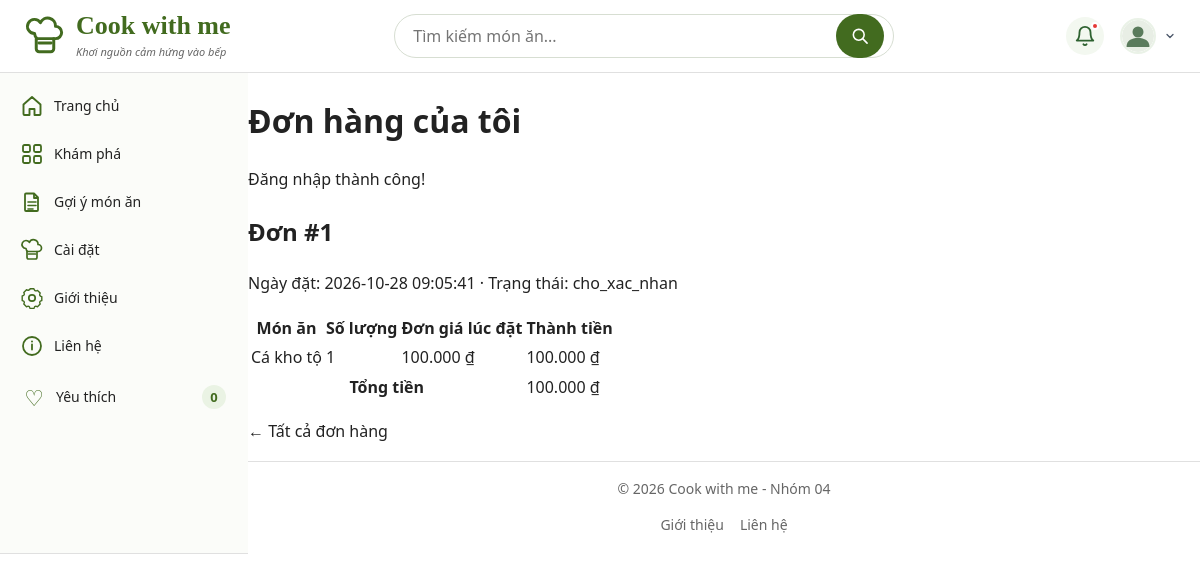
The app's page /don-hang.php?id=1 (signed in) with its own data.
### tables this page shows
CREATE TABLE don_hang (
    id INT UNSIGNED AUTO_INCREMENT PRIMARY KEY,
    nguoi_dung_id INT UNSIGNED NOT NULL,
    trang_thai ENUM(
        'cho_xac_nhan',
        'da_xac_nhan',
        'da_huy',
        'hoan_thanh'
    ) NOT NULL DEFAULT 'cho_xac_nhan',
    ngay_dat DATETIME NOT NULL
        DEFAULT CURRENT_TIMESTAMP,

    FOREIGN KEY (nguoi_dung_id)
        REFERENCES nguoi_dung(id)
        ON DELETE RESTRICT
);

CREATE TABLE chi_tiet_don (
    don_hang_id INT UNSIGNED NOT NULL,
    mon_an_id INT UNSIGNED NOT NULL,
    so_luong SMALLINT UNSIGNED NOT NULL,
    don_gia INT UNSIGNED NOT NULL,

    PRIMARY KEY (don_hang_id, mon_an_id),

    FOREIGN KEY (don_hang_id)
        REFERENCES don_hang(id)
        ON DELETE CASCADE,

    FOREIGN KEY (mon_an_id)
        REFERENCES mon_an(id)
        ON DELETE RESTRICT,

    CHECK (so_luong > 0)
);

CREATE TABLE mon_an (
    id INT UNSIGNED AUTO_INCREMENT PRIMARY KEY,
    slug VARCHAR(150) NOT NULL UNIQUE,
    danh_muc_id INT UNSIGNED NOT NULL,
    ten VARCHAR(200) NOT NULL,
    thoi_gian SMALLINT UNSIGNED NOT NULL,
    khau_phan SMALLINT UNSIGNED NOT NULL,
    do_kho VARCHAR(30) NOT NULL,
    ngan_sach INT UNSIGNED NOT NULL,
    ton_kho INT UNSIGNED NOT NULL DEFAULT 0,
    hinh_anh VARCHAR(255),
    mo_ta TEXT,
    video VARCHAR(255),
    danh_gia DECIMAL(3,2) DEFAULT 0,
    so_luot_danh_gia INT UNSIGNED DEFAULT 0,
    ngay_tao DATETIME NOT NULL
        DEFAULT CURRENT_TIMESTAMP,

    CONSTRAINT fk_mon_an_danh_muc
        FOREIGN KEY (danh_muc_id)
        REFERENCES danh_muc(id)
        ON DELETE RESTRICT,

    CONSTRAINT chk_mon_an_thoi_gian
        CHECK (thoi_gian > 0),

    CONSTRAINT chk_mon_an_khau_phan
        CHECK (khau_phan > 0),

    INDEX idx_mon_an_danh_muc_ngan_sach
        (danh_muc_id, ngan_sach)
);

### inc/db.php (called while the page is built)
<?php
function db(): PDO
{
    static $pdo = null;
    if ($pdo === null) {
       $dsn = 'mysql:host=127.0.0.1;port=3306;dbname=ltweb_nhom04;charset=utf8mb4';
        $pdo = new PDO(
            $dsn,
            'root',
            '',
            [
                PDO::ATTR_ERRMODE => PDO::ERRMODE_EXCEPTION,
                PDO::ATTR_DEFAULT_FETCH_MODE => PDO::FETCH_ASSOC,
                PDO::ATTR_EMULATE_PREPARES => false,
            ]
        );
    }
    return $pdo;
}

### inc/xac-thuc.php (called while the page is built, shortened)
<?php
require_once __DIR__ . '/db.php';
function idNguoiDungHienTai(): int
{
    $id = $_SESSION['uid'] ?? 0;
    return filter_var($id, FILTER_VALIDATE_INT, ['options' => ['min_range' => 1]]) ?: 0;
}
function nguoiDungHienTai(): ?array
{
    $id = idNguoiDungHienTai();
    $nguoiDung = (new KhoNguoiDung(db()))->timTheoId($id);
    return $nguoiDung;
}
function yeuCauDangNhap(): array
{
    $nguoiDung = nguoiDungHienTai();
    return $nguoiDung;
}

### src/Data/KhoNguoiDung.php (called while the page is built, shortened)
<?php
class KhoNguoiDung
{
    public function timTheoId(int $id): ?array
    {
        $stmt = $this->db->prepare(
            'SELECT id, ho_ten, email, vai_tro, ngay_tao
             FROM nguoi_dung WHERE id = :id LIMIT 1'
        );
        $stmt->bindValue(':id', $id, PDO::PARAM_INT);
        $stmt->execute();
        $nguoiDung = $stmt->fetch(PDO::FETCH_ASSOC);
        return $nguoiDung ?: null;
    }
}

### src/Data/KhoDonHang.php (called while the page is built, shortened)
<?php
final class KhoDonHang
{
    public function layChiTietCuaNguoiDung(int $donHangId, int $nguoiDungId): ?array
    {
        $stmt = $this->db->prepare(
            'SELECT id, trang_thai, ngay_dat FROM don_hang
             WHERE id = :id AND nguoi_dung_id = :uid LIMIT 1'
        );
        $stmt->execute(['id' => $donHangId, 'uid' => $nguoiDungId]);
        $don = $stmt->fetch(PDO::FETCH_ASSOC);
        $chiTiet = $this->db->prepare(
            'SELECT ct.mon_an_id, m.slug, m.ten, ct.so_luong, ct.don_gia,
                    ct.so_luong * ct.don_gia AS thanh_tien
             FROM chi_tiet_don ct
             INNER JOIN mon_an m ON m.id = ct.mon_an_id
             WHERE ct.don_hang_id = :id
             ORDER BY ct.mon_an_id'
        );
        $chiTiet->execute(['id' => $donHangId]);
        $don['cac_mon'] = $chiTiet->fetchAll(PDO::FETCH_ASSOC);
        return $don;
    }
}

### don-hang.php (the view, shortened to what this page needs)
<?php
require_once __DIR__ . '/inc/db.php';
require_once __DIR__ . '/inc/xac-thuc.php';
require_once __DIR__ . '/src/Data/KhoDonHang.php';
$nguoiDung = yeuCauDangNhap();
$kho = new KhoDonHang(db());
$id = filter_var($_GET['id'] ?? null, FILTER_VALIDATE_INT);
$don = null;
if ($id !== null && $id !== false && $id > 0) {
    $don = $kho->layChiTietCuaNguoiDung($id, (int) $nguoiDung['id']);
}
$danhSach = $id ? [] : $kho->layCuaNguoiDung((int) $nguoiDung['id']);
require __DIR__ . '/inc/header.php';
?>
<main class="trang-yeu-thich container my-4">
<h1 class="tieu-de-trang mb-4">Đơn hàng của tôi</h1>
<?= hien_thi_thong_bao() ?>
<?php if ($id): ?>
    <?php if (!$don): ?>
        <p>Không tìm thấy đơn hàng hoặc bạn không có quyền xem đơn này.</p>
    <?php else: ?>
        <h2>Đơn #<?= (int) $don['id'] ?></h2>
        <p>Ngày đặt: <?= e($don['ngay_dat']) ?> · Trạng thái: <?= e($don['trang_thai']) ?></p>
        <div class="cho-cuon-ngang"><table class="bang-gio-hang">
          <thead><tr><th>Món ăn</th><th>Số lượng</th><th>Đơn giá lúc đặt</th><th>Thành tiền</th></tr></thead>
          <tbody><?php $tong = 0; foreach ($don['cac_mon'] as $dong): $tong += (int) $dong['thanh_tien']; ?>
          <tr>
            <td><a href="chi-tiet.php?id=<?= e($dong['slug']) ?>"><?= e($dong['ten']) ?></a></td>
            <td><?= (int) $dong['so_luong'] ?></td>
            <td><?= vnd((int) $dong['don_gia']) ?></td>
            <td><?= vnd((int) $dong['thanh_tien']) ?></td>
          </tr><?php endforeach; ?></tbody>
          <tfoot><tr><th colspan="3">Tổng tiền</th><td><?= vnd($tong) ?></td></tr></tfoot>
        </table></div>
    <?php endif; ?>
    <p><a href="don-hang.php">← Tất cả đơn hàng</a></p>
<?php elseif (!$danhSach): ?>
    <p>Bạn chưa có đơn hàng nào.</p>
<?php endif; ?>
</main>
<?php require __DIR__ . '/inc/footer.php'; ?>

### css/01-bien.css (style rules this page uses)
:root { --mau-chinh: #426B1F; --mau-nhan: #C43D47; --mau-chu: #222222; --mau-chu-phu: #666666; --mau-nen: #FFFFFF; --mau-nen-phu: #F7F7F7; --mau-vien: #E0E0E0; --bo-goc: 8px; --khoang-cach: 16px; --co-chu-co-ban: 16px; --co-chu-nho: 14px; --co-chu-tieu-de: 28px; --do-rong-toi-da: 1200px; }

### css/02-chuan-hoa.css (style rules this page uses)
*, *::before, *::after { box-sizing: border-box; }
html { scroll-behavior: smooth; }
body { margin: 0; font-family: system-ui, "Segoe UI", Arial, sans-serif; font-size: var(--co-chu-co-ban); line-height: 1.6; color: var(--mau-chu); background-color: var(--mau-nen); }
a { color: inherit; text-decoration: none; }

### css/03-bo-cuc.css (style rules this page uses)
.trang { width: 100%; max-width: 1440px; margin: 0 auto; display: grid; grid-template-columns: 1fr; grid-template-areas: "dau" "menu" "chinh" "chan"; }
.trang > main { grid-area: chinh; min-width: 0; }
html, body { width: 100%; max-width: 100%; overflow-x: hidden; margin: 0; padding: 0; }
*, *::before, *::after { box-sizing: border-box; }

### css/05-tien-ich.css (style rules this page uses)
*, *::before, *::after { box-sizing: border-box; }
html, body { width: 100%; max-width: 100%; overflow-x: hidden; margin: 0; padding: 0; position: relative; }
.cho-cuon-ngang { max-width: 100%; overflow-x: auto; }
@media (min-width: 992px) { .trang { max-width: 1440px; margin: 0 auto; display: grid; grid-template-columns: 248px minmax(0, 1fr); grid-template-areas: "dau dau" "menu chinh" "menu chan"; } }
@media (min-width: 992px) { .trang > main { grid-area: chinh; min-width: 0; } }

### records on screen
don_hang: id "1", ngay_dat "2026-10-28 09:05:41", trang_thai "cho_xac_nhan"
chi_tiet_don: mon_an.ten "Cá kho tộ", so_luong "1", don_gia "100.000 ₫", thanh_tien "100.000 ₫"

### other values on screen
$nhan "Trang chủ"
$nhan "Khám phá"
$nhan "Gợi ý món ăn"
$nhan "Cài đặt"
$nhan "Giới thiệu"
$nhan "Liên hệ"
$soYeuThich "0"
$msg['noi_dung'] "Đăng nhập thành công!"
vnd($tong) "100.000 ₫"
